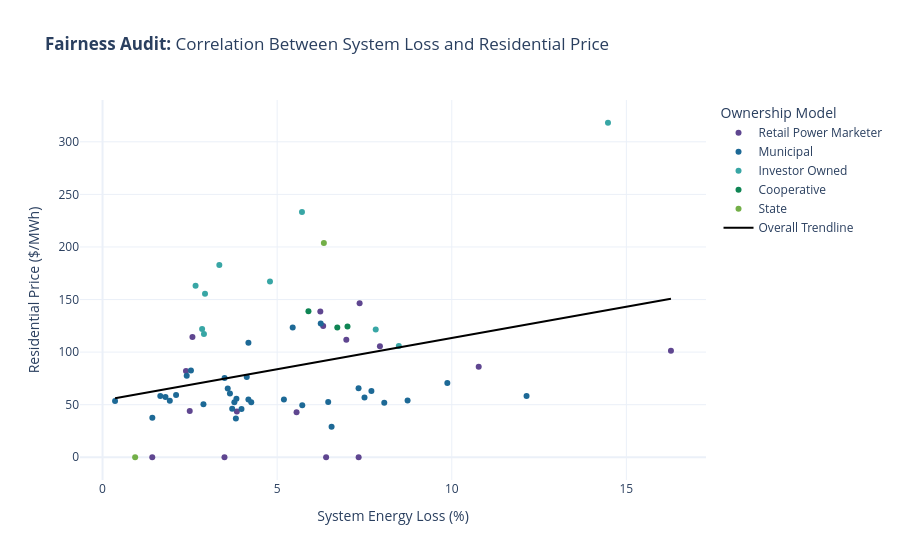

The notebook cell saved with this chart:
### Code cell
def get_fairness_scatter(df):
    fig = px.scatter(
        df, x='SystemLossPercentage', y='ResidentialUnitPrice',
        # size='Retail.Residential.Customers', 
        color='Utility.Type',
        hover_name='Utility.Name', 
                        trendline="ols", trendline_scope="overall", trendline_color_override="black",
        title='<b>Fairness Audit:</b> Correlation Between System Loss and Residential Price',
        labels={'Utility.Type': "Ownership Model",
                'SystemLossPercentage': 'System Energy Loss (%)', 
                'ResidentialUnitPrice': 'Residential Price ($/MWh)'},
        template='plotly_white',
        color_discrete_sequence=px.colors.qualitative.Prism
    )

    fig.show()

get_fairness_scatter(util.get_residential_sys_loss(ny_df))

### Figure 1 — Plotly figure (JSON) as saved in the notebook; plotly's stock layout.template omitted (floating-point values rounded to 4 significant figures)
{"data": [{"hovertemplate": "<b>%{hovertext}</b><br><br>Ownership Model=Retail Power Marketer<br>System Energy Loss (%)=%{x}<br>Residential Price ($/MWh)=%{y}<extra></extra>", "hovertext": ["Agway Energy Services, LLC", "Empire Natural Gas Corporation", "Energy Coop of New York, Inc", "Morgan Stanley Capital Grp Inc", "Robison Energy, LLC", "New York Industrial Energy Buyers", "NOCO Electric", "Major Energy Electric Services", "EnergyMark, LLC", "Respond Power LLC", "Kiwi Energy NY LLC", "SmartEnergy Holdings, LLC", "HIKO Energy, LLC", "Spring Energy RRH LLC dba Spring Power &", "South Bay Energy Corp.", "Mirabito Power & Gas, LLC"], "legendgroup": "Retail Power Marketer", "marker": {"color": "rgb(95, 70, 144)", "symbol": "circle"}, "mode": "markers", "name": "Retail Power Marketer", "orientation": "v", "showlegend": true, "type": "scatter", "x": [2.389, 6.402, 3.846, 1.424, 10.77, 3.492, 5.556, 2.574, 2.497, 7.361, 6.981, 16.28, 6.237, 7.943, 6.318, 7.334], "xaxis": "x", "y": [82.13, 0.0, 43.44, 0.0, 85.96, 0.0, 42.74, 114.3, 44.04, 146.4, 111.8, 101.2, 138.5, 105.5, 124.9, 0.0], "yaxis": "y"}, {"hovertemplate": "<b>%{hovertext}</b><br><br>Ownership Model=Municipal<br>System Energy Loss (%)=%{x}<br>Residential Price ($/MWh)=%{y}<extra></extra>", "hovertext": ["Village of Arcade - (NY)", "Village of Akron - (NY)", "Village of Angelica - (NY)", "Bath Electric Gas & Water", "Village of Bergen - (NY)", "Village of Boonville - (NY)", "Village of Brocton - (NY)", "Village of Castile - (NY)", "Village of Endicott - (NY)", "Village of Fairport - (NY)", "Village of Freeport - (NY)", "Village of Green Island - (NY)", "Village of Greene - (NY)", "Village of Groton - (NY)", "Village of Hamilton - (NY)", "Village of Ilion - (NY)", "Jamestown Board of Public Util", "Lake Placid Village, Inc - (NY)", "Village of Little Valley - (NY)", "Village of Marathon - (NY)", "Town of Massena - (NY)", "Village of Mayville - (NY)", "Village of Penn Yan - (NY)", "City of Plattsburgh - (NY)", "Village of Richmondville - (NY)", "Village of Rockville Centre - (NY)", "Village of Rouses Point - (NY)", "City of Salamanca - (NY)", "City of Sherrill - (NY)", "Village of Solvay - (NY)", "Village of Springville - (NY)", "Village of Tupper Lake - (NY)", "Village of Watkins Glen - (NY)", "Village of Westfield - (NY)"], "legendgroup": "Municipal", "marker": {"color": "rgb(29, 105, 150)", "symbol": "circle"}, "mode": "markers", "name": "Municipal", "orientation": "v", "showlegend": true, "type": "scatter", "x": [3.775, 4.258, 7.699, 2.106, 2.411, 8.068, 3.979, 1.654, 3.585, 3.834, 6.248, 4.177, 4.177, 6.462, 5.719, 0.3584, 2.532, 5.194, 4.129, 9.874, 3.649, 7.331, 1.426, 3.713, 3.495, 5.445, 6.559, 2.89, 12.14, 1.802, 8.735, 1.926, 3.818, 7.502], "xaxis": "x", "y": [52.34, 52.23, 63.0, 59.32, 77.46, 51.83, 45.89, 58.23, 65.44, 55.53, 127.2, 109.0, 54.85, 52.48, 49.34, 53.57, 82.54, 54.93, 76.33, 70.51, 60.64, 65.53, 37.49, 46.17, 75.41, 123.4, 29.1, 50.3, 58.28, 57.22, 53.94, 53.75, 36.87, 56.94], "yaxis": "y"}, {"hovertemplate": "<b>%{hovertext}</b><br><br>Ownership Model=Investor Owned<br>System Energy Loss (%)=%{x}<br>Residential Price ($/MWh)=%{y}<extra></extra>", "hovertext": ["Central Hudson Gas & Elec Corp", "Consolidated Edison Co-NY Inc", "Fishers Island Utility Co Inc", "Massachusetts Electric Co", "New York State Elec & Gas Corp", "Niagara Mohawk Power Corp.", "Orange & Rockland Utils Inc", "Pike County Light & Power Co", "Rochester Gas & Electric Corp", "Rockland Electric Co"], "legendgroup": "Investor Owned", "marker": {"color": "rgb(56, 166, 165)", "symbol": "circle"}, "mode": "markers", "name": "Investor Owned", "orientation": "v", "showlegend": true, "type": "scatter", "x": [2.664, 5.711, 14.47, 3.344, 8.484, 2.904, 4.795, 2.851, 7.823, 2.934], "xaxis": "x", "y": [163.0, 233.2, 318.1, 182.8, 105.7, 117.3, 167.1, 122.0, 121.6, 155.4], "yaxis": "y"}, {"hovertemplate": "<b>%{hovertext}</b><br><br>Ownership Model=Cooperative<br>System Energy Loss (%)=%{x}<br>Residential Price ($/MWh)=%{y}<extra></extra>", "hovertext": ["Delaware County Elec Coop Inc", "Otsego Electric Coop, Inc", "Steuben Rural Elec Coop, Inc"], "legendgroup": "Cooperative", "marker": {"color": "rgb(15, 133, 84)", "symbol": "circle"}, "mode": "markers", "name": "Cooperative", "orientation": "v", "showlegend": true, "type": "scatter", "x": [5.896, 7.014, 6.722], "xaxis": "x", "y": [138.9, 124.3, 123.5], "yaxis": "y"}, {"hovertemplate": "<b>%{hovertext}</b><br><br>Ownership Model=State<br>System Energy Loss (%)=%{x}<br>Residential Price ($/MWh)=%{y}<extra></extra>", "hovertext": ["Long Island Power Authority", "New York Power Authority"], "legendgroup": "State", "marker": {"color": "rgb(115, 175, 72)", "symbol": "circle"}, "mode": "markers", "name": "State", "orientation": "v", "showlegend": true, "type": "scatter", "x": [6.338, 0.9338], "xaxis": "x", "y": [203.9, 0.0], "yaxis": "y"}, {"hovertemplate": "<b>OLS trendline</b><br>ResidentialUnitPrice = 5.93964 * SystemLossPercentage + 53.9904<br>R<sup>2</sup>=0.101174<br><br>System Energy Loss (%)=%{x}<br>Residential Price ($/MWh)=%{y} <b>(trend)</b><extra></extra>", "legendgroup": "Overall Trendline", "line": {"color": "black"}, "mode": "lines", "name": "Overall Trendline", "showlegend": true, "type": "scatter", "x": [0.3584, 0.9338, 1.424, 1.426, 1.654, 1.802, 1.926, 2.106, 2.389, 2.411, 2.497, 2.532, 2.574, 2.664, 2.851, 2.89, 2.904, 2.934, 3.344, 3.492, 3.495, 3.585, 3.649, 3.713, 3.775, 3.818, 3.834, 3.846, 3.979, 4.129, 4.177, 4.177, 4.258, 4.795, 5.194, 5.445, 5.556, 5.711, 5.719, 5.896, 6.237, 6.248, 6.318, 6.338, 6.402, 6.462, 6.559, 6.722, 6.981, 7.014, 7.331, 7.334, 7.361, 7.502, 7.699, 7.823, 7.943, 8.068, 8.484, 8.735, 9.874, 10.77, 12.14, 14.47, 16.28], "xaxis": "x", "y": [56.12, 59.54, 62.45, 62.46, 63.82, 64.7, 65.43, 66.5, 68.18, 68.31, 68.82, 69.03, 69.28, 69.81, 70.92, 71.15, 71.24, 71.42, 73.85, 74.73, 74.75, 75.28, 75.66, 76.04, 76.41, 76.67, 76.76, 76.84, 77.62, 78.52, 78.8, 78.8, 79.28, 82.47, 84.84, 86.33, 86.99, 87.91, 87.96, 89.01, 91.03, 91.1, 91.52, 91.64, 92.02, 92.37, 92.95, 93.92, 95.45, 95.65, 97.54, 97.55, 97.71, 98.55, 99.72, 100.5, 101.2, 101.9, 104.4, 105.9, 112.6, 118.0, 126.1, 140.0, 150.7], "yaxis": "y"}], "layout": {"legend": {"title": {"text": "Ownership Model"}, "tracegroupgap": 0}, "title": {"text": "<b>Fairness Audit:</b> Correlation Between System Loss and Residential Price"}, "xaxis": {"anchor": "y", "domain": [0, 1], "title": {"text": "System Energy Loss (%)"}}, "yaxis": {"anchor": "x", "domain": [0, 1], "title": {"text": "Residential Price ($/MWh)"}}}}
